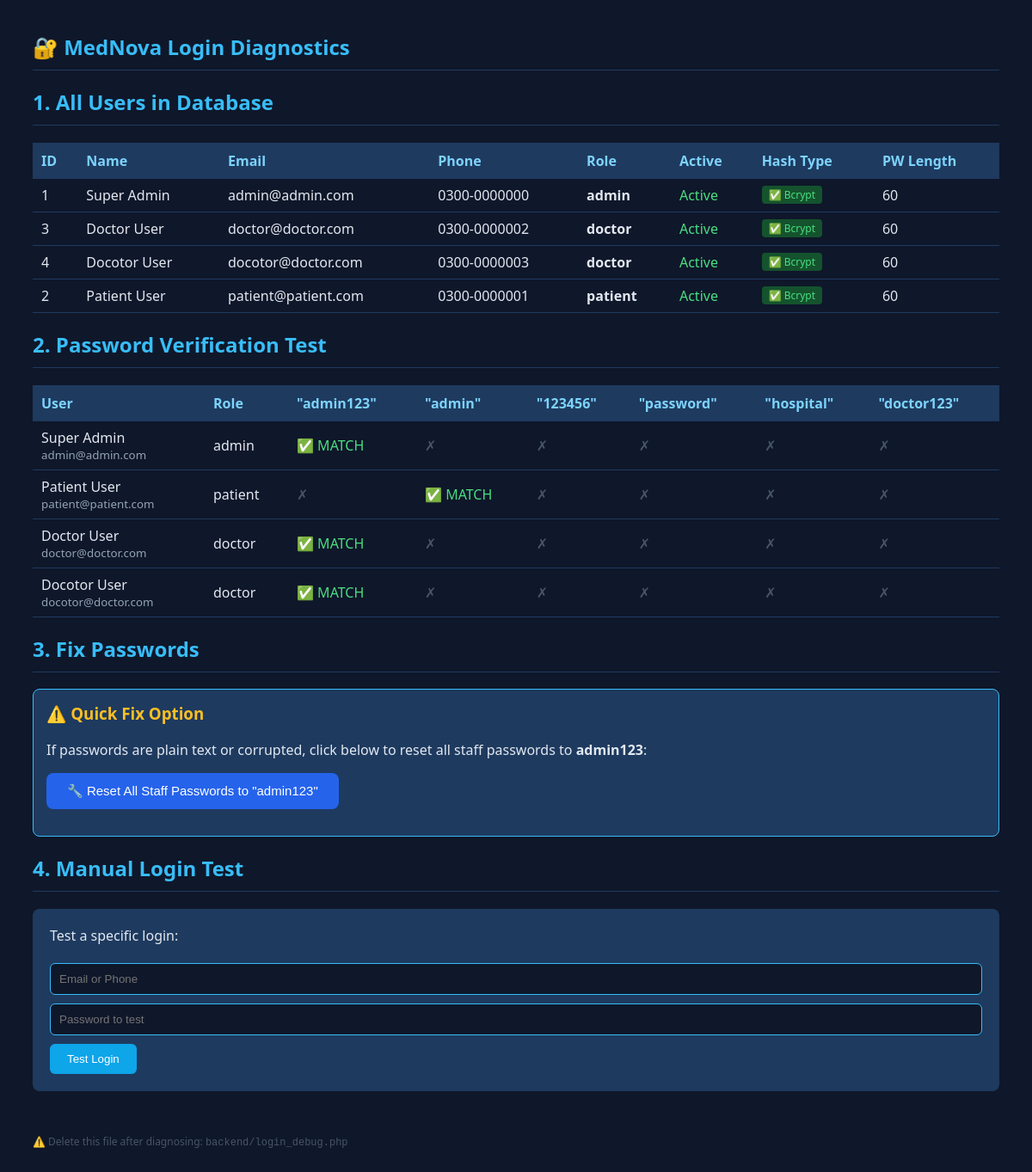
Screenshot of /backend/login_debug.php with the database file from the repository.
### tables this page shows
CREATE TABLE IF NOT EXISTS `users` (
  `id` int(11) NOT NULL AUTO_INCREMENT,
  `name` varchar(100) NOT NULL,
  `username` varchar(100) DEFAULT NULL UNIQUE,
  `email` varchar(100) NOT NULL,
  `phone` varchar(20) DEFAULT NULL,
  `password` varchar(255) NOT NULL,
  `role` enum('admin', 'doctor', 'receptionist', 'patient', 'hospital_admin') NOT NULL,
  `is_active` tinyint(1) DEFAULT 1,
  `created_at` timestamp DEFAULT CURRENT_TIMESTAMP,
  PRIMARY KEY (`id`),
  UNIQUE KEY `email_role` (`email`, `role`)
);

### backend/login_debug.php (the view, shortened to what this page needs)
<?php
$db = (new Database())->getConnection();
echo "<h2>🔐 MedNova Login Diagnostics</h2>";
echo "<h2>1. All Users in Database</h2>";
try {
    $stmt = $db->query("SELECT id, name, email, phone, username, role, is_active,
                        SUBSTRING(password, 1, 7) as hash_prefix,
                        LENGTH(password) as pw_len,
                        password as full_password
                        FROM users ORDER BY role, id");
    $users = $stmt->fetchAll(PDO::FETCH_ASSOC);
    echo "<table>";
    echo "<tr><th>ID</th><th>Name</th><th>Email</th><th>Phone</th><th>Role</th><th>Active</th><th>Hash Type</th><th>PW Length</th></tr>";
    foreach ($users as $u) {
        $prefix = $u['hash_prefix'];
        $isHashed = ($prefix === '$2y$10' || $prefix === '$2y$12' || substr($u['full_password'], 0, 4) === '$2y$');
        $hashClass = $isHashed ? 'hash-ok' : 'hash-fail';
        $hashLabel = $isHashed ? '✅ Bcrypt' : '❌ PLAIN TEXT';
        $activeLabel = $u['is_active'] ? '<span class="ok">Active</span>' : '<span class="fail">Inactive</span>';
        echo "<tr>
            <td>{$u['id']}</td>
            <td>{$u['name']}</td>
            <td>{$u['email']}</td>
            <td>{$u['phone']}</td>
            <td><strong>{$u['role']}</strong></td>
            <td>{$activeLabel}</td>
            <td><span class='badge {$hashClass}'>{$hashLabel}</span></td>
            <td>{$u['pw_len']}</td>
        </tr>";
    }
    echo "</table>";
} catch (Exception $e) {
    echo "<p class='fail'>Error: " . $e->getMessage() . "</p>";
}
echo "<h2>2. Password Verification Test</h2>";
$testPasswords = ['admin123', 'admin', '123456', 'password', 'hospital', 'doctor123'];
try {
    $stmt = $db->query("SELECT id, name, email, role, password FROM users");
    $users = $stmt->fetchAll(PDO::FETCH_ASSOC);
    echo "<table>";
    echo "<tr><th>User</th><th>Role</th>";
    foreach ($testPasswords as $p) {
        echo "<th>\"$p\"</th>";
    }
    echo "</tr>";
    foreach ($users as $u) {
        echo "<tr><td>{$u['name']}<br><small style='color:#94a3b8'>{$u['email']}</small></td><td>{$u['role']}</td>";
        foreach ($testPasswords as $p) {
            $ok = password_verify($p, $u['password']);
            $plainOk = ($p === $u['password']);
            if ($ok) {
                echo "<td class='ok'>✅ MATCH</td>";
            } elseif ($plainOk) {
                echo "<td class='warn'>⚠️ PLAIN</td>";
            } else {
                echo "<td style='color:#475569'>✗</td>";
            }
        }
        echo "</tr>";
    }
    echo "</table>";
} catch (Exception $e) {
    echo "<p class='fail'>Error: " . $e->getMessage() . "</p>";
}
echo "<h2>3. Fix Passwords</h2>";
echo "<div class='fix-box'>";
echo "<h3 style='color:#fbbf24;margin-top:0'>⚠️ Quick Fix Option</h3>";
echo "<p>If passwords are plain text or corrupted, click below to reset all staff passwords to <strong>admin123</strong>:</p>";
echo "<form method='POST'>
    <button type='submit' name='fix_passwords' value='1'
            style='background:#2563eb;color:white;border:none;padding:12px 24px;border-radius:8px;font-size:15px;cursor:pointer;'>
        🔧 Reset All Staff Passwords to \"admin123\"
    </button>
</form>";
echo "</div>";
echo "<h2>4. Manual Login Test</h2>";
echo "<form method='POST' style='background:#1e3a5f;padding:20px;border-radius:8px;'>
    <p style='margin-top:0'>Test a specific login:</p>
    <input type='text' name='test_email' placeholder='Email or Phone' required
           style='width:100%;padding:10px;margin:5px 0;border-radius:6px;border:1px solid #38bdf8;background:#0f172a;color:white;box-sizing:border-box;'>
    <input type='text' name='test_pass' placeholder='Password to test'
           style='width:100%;padding:10px;margin:5px 0;border-radius:6px;border:1px solid #38bdf8;background:#0f172a;color:white;box-sizing:border-box;'>
    <button type='submit' name='test_login' value='1'
            style='background:#0ea5e9;color:white;border:none;padding:10px 20px;border-radius:6px;cursor:pointer;margin-top:5px;'>
        Test Login
    </button>
</form>";
echo "<br><p style='color:#475569;font-size:12px;'>⚠️ Delete this file after diagnosing: <code>backend/login_debug.php</code></p>";

### backend/login_debug.php (style rules this page uses)
h2 { color: #38bdf8; border-bottom: 1px solid #1e3a5f; padding-bottom: 10px; }
table { border-collapse: collapse; width: 100%; margin: 15px 0; }
th { background: #1e3a5f; color: #7dd3fc; padding: 10px; text-align: left; }
td { padding: 8px 10px; border-bottom: 1px solid #1e3a5f; }
.ok { color: #4ade80; }
.badge { display: inline-block; padding: 2px 8px; border-radius: 4px; font-size: 12px; }
.hash-ok { background: #14532d; color: #4ade80; }
.fix-box { background: #1e3a5f; border: 1px solid #38bdf8; border-radius: 8px; padding: 15px; margin: 10px 0; }

### rows the page displays
users: id "1", name "Super Admin", email "admin@admin.com", phone "0300-0000000", role "admin", is_active "Active", hashLabel "✅ Bcrypt", pw_len "60"
users: id "3", name "Doctor User", email "doctor@doctor.com", phone "0300-0000002", role "doctor", is_active "Active", hashLabel "✅ Bcrypt", pw_len "60"
users: id "4", name "Docotor User", email "docotor@doctor.com", phone "0300-0000003", role "doctor", is_active "Active", hashLabel "✅ Bcrypt", pw_len "60"
users: id "2", name "Patient User", email "patient@patient.com", phone "0300-0000001", role "patient", is_active "Active", hashLabel "✅ Bcrypt", pw_len "60"

### other values shown
$p "admin123"
$p "admin"
$p "123456"
$p "password"
$p "hospital"
$p "doctor123"
